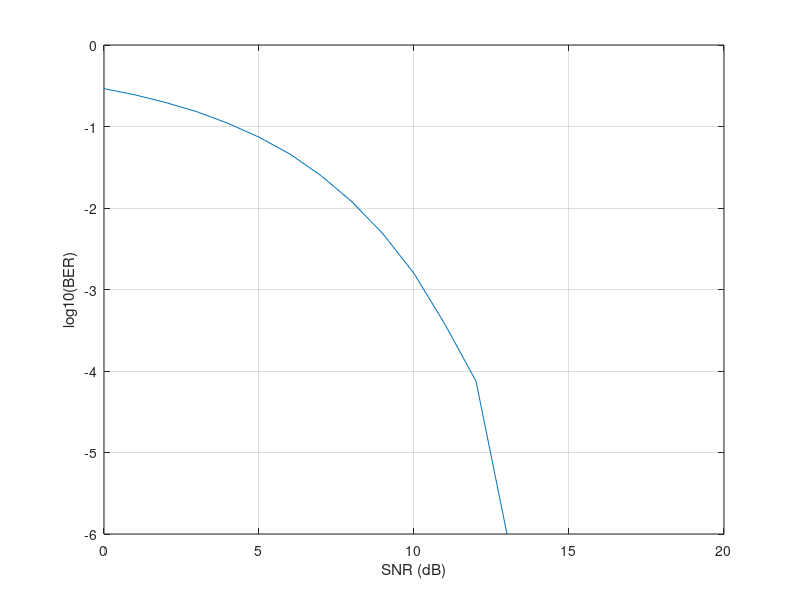

MATLAB code to generate this figure:
% QPSK Modulator and Demodulator
% BER Plot


% --- clear ---
close all;
clear all;
clc;

% --- setup ---
M = 4; % number of symbols. 4 for QPSK
NUM_DATA = 1000000; % Number of data samples
SNR_Start = 0; % dB. SNR
SNR_Stop = 20; % dB. SNR

% --- Generate the data ---
data = randi([0, M-1], NUM_DATA, 1);

% --- Modulate the data ---
txsignal = pskmod(data, M, pi/M);

% Iterate power and get BER
BER = [];

for SNR = SNR_Start:1:SNR_Stop
    % --- Corrupt the signal with AWGN (White) Noise ----
    rxsignal = awgn(txsignal, SNR, 'measured');

    % --- show the received constellation ---
    %scatterplot(rxsignal)

    % --- demodulate the received signal ---
    rxdata = pskdemod(rxsignal, M, pi/M);

    % --- calculate the error count ---
    error_count = symerr(data, rxdata, 'overall');

    % --- calculate the BER ---
    ber = error_count / NUM_DATA;
    BER(end+1) = ber;
end


f = figure(1);
plot(SNR_Start:1:SNR_Stop, log10(BER))
grid on
xlabel('SNR (dB)')
ylabel('log10(BER)')
ylim([-log10(NUM_DATA), 0])
xlim([SNR_Start, SNR_Stop])


